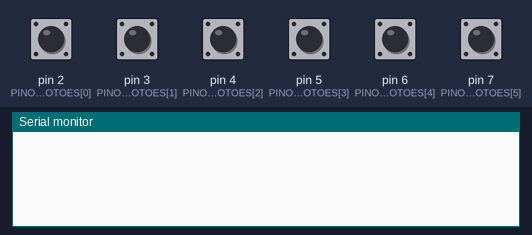
Simulated run of this sketch. Board: SparkFun Pro Micro, built with avr-gcc and run on an emulated ATmega32U4. Parts: the last lines printed to the serial monitor. Inputs (shaded band) come from the test bench; at power-on: pin 2 (PINOS_BOTOES[0]), pin 3 (PINOS_BOTOES[1]), pin 4 (PINOS_BOTOES[2]), pin 5 (PINOS_BOTOES[3]), pin 6 (PINOS_BOTOES[4]), pin 7 (PINOS_BOTOES[5]) HIGH.

Above: at 1.2 s.
1.3 s: pin 2 (PINOS_BOTOES[0]) pulled LOW for 0.15 s
At 1.8 s:
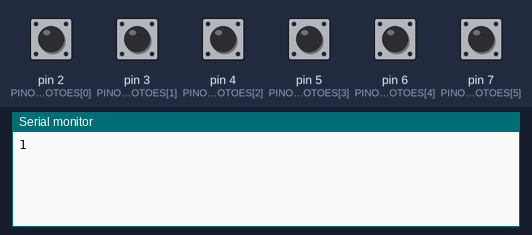
2.9 s: pin 3 (PINOS_BOTOES[1]) pulled LOW for 0.15 s
At 4.2 s:
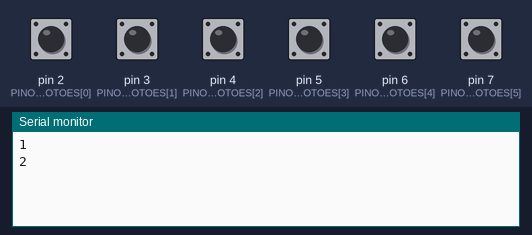
4.5 s: pin 4 (PINOS_BOTOES[2]) pulled LOW for 0.15 s
At 5.5 s:
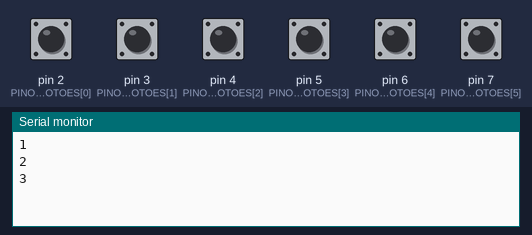
6.1 s: pin 5 (PINOS_BOTOES[3]) pulled LOW for 0.15 s
At 6.6 s:
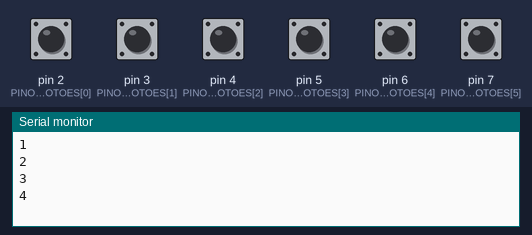
7.7 s: pin 6 (PINOS_BOTOES[4]) pulled LOW for 0.15 s
At 9.0 s:
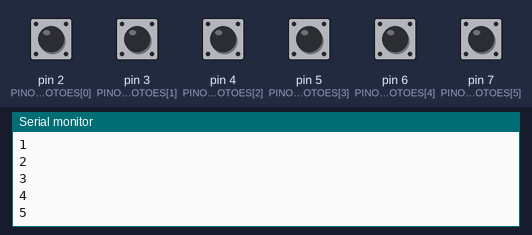
9.3 s: pin 7 (PINOS_BOTOES[5]) pulled LOW for 0.15 s
At 10.3 s:
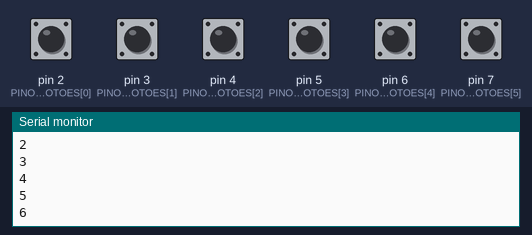
Timing chart, 0 to 11.9 s (numbered marks = the images above; inputs shaded):
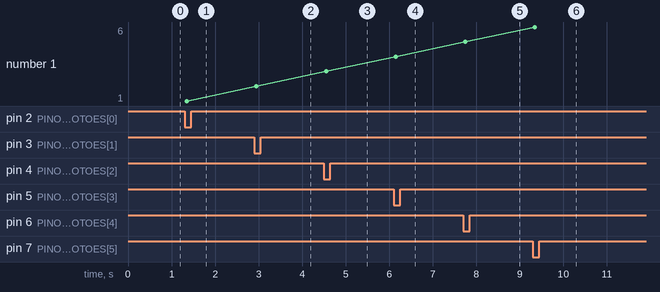

Measured:
- after the input at 1.3 s, the serial monitor: prints a new line after 0.05 s (image 1)
- after the input at 2.9 s, the serial monitor: prints a new line after 0.05 s (image 2)
- after the input at 4.5 s, the serial monitor: prints a new line after 0.05 s (image 3)
- after the input at 6.1 s, the serial monitor: prints a new line after 0.05 s (image 4)
- after the input at 7.7 s, the serial monitor: prints a new line after 0.05 s (image 5)
- after the input at 9.3 s, the serial monitor: prints a new line after 0.05 s (image 6)
- plotted number 1: 1 → 2 after the input at 2.9 s, 2 → 3 after the input at 4.5 s, 3 → 4 after the input at 6.1 s, 4 → 5 after the input at 7.7 s, 5 → 6 after the input at 9.3 s

The sketch:

totem_botoes.ino
```cpp
/*
  ============================================================
  TOTEM DE TURISMO - RECIFE
  Leitura de 6 botões físicos com debounce por software (millis)
  ============================================================

  Escolha a abordagem alterando a constante ABORDAGEM abaixo:

    ABORDAGEM 1 -> Comunicação Serial (qualquer placa: Uno, Nano, Mega,
                   Pro Micro, Leonardo...). Envia "1", "2" ... "6" + quebra
                   de linha. Ideal para Web Serial API, Python ou Node.

    ABORDAGEM 2 -> Teclado USB HID (SOMENTE placas ATmega32U4:
                   Pro Micro, Leonardo, Micro). O Arduino é reconhecido
                   como um teclado e digita as teclas '1' a '6'.

  Ligação: cada botão entre o pino digital e o GND.
  Usamos o resistor de PULL-UP interno (INPUT_PULLUP):
    - Botão solto      -> pino lê HIGH
    - Botão pressionado -> pino lê LOW
*/

// =====================  CONFIGURAÇÃO  =====================
#define ABORDAGEM 1   // 1 = Serial (Web Serial, padrão, funciona em qualquer placa) | 2 = Teclado USB HID

#if ABORDAGEM == 2
  #if !defined(USBCON)
    #error "ABORDAGEM 2 (teclado USB) só funciona em Leonardo/Pro Micro/Micro. Em Uno, Nano ou Mega use ABORDAGEM 1."
  #endif
  #include <Keyboard.h>   // Só compila em placas ATmega32U4
#endif

const uint8_t NUM_BOTOES = 6;

// Pinos digitais usados (botão 1 -> pino 2, botão 2 -> pino 3, ...)
const uint8_t PINOS_BOTOES[NUM_BOTOES] = {2, 3, 4, 5, 6, 7};

// Tempo mínimo (ms) que o sinal precisa ficar estável para ser aceito
const unsigned long TEMPO_DEBOUNCE = 50;

// =====================  VARIÁVEIS DE ESTADO  =====================
bool ultimaLeitura[NUM_BOTOES];               // última leitura bruta do pino
bool estadoEstavel[NUM_BOTOES];               // estado já "validado" (sem ruído)
unsigned long ultimoTempoMudanca[NUM_BOTOES]; // quando a leitura bruta mudou pela última vez

// =====================  AÇÃO AO PRESSIONAR  =====================
// Recebe o identificador do botão (1 a 6) e envia conforme a abordagem
void botaoPressionado(uint8_t id) {
#if ABORDAGEM == 1
  // ---------- ABORDAGEM A: SERIAL ----------
  // Envia o número do botão seguido de quebra de linha (\r\n).
  // Exemplo de saída: "3"
  Serial.println(id);

#elif ABORDAGEM == 2
  // ---------- ABORDAGEM B: TECLADO HID ----------
  // '0' + id converte o número em caractere: 1 -> '1', 2 -> '2', ...
  Keyboard.write('0' + id);
#endif
}

// =====================  SETUP  =====================
void setup() {
  for (uint8_t i = 0; i < NUM_BOTOES; i++) {
    pinMode(PINOS_BOTOES[i], INPUT_PULLUP);   // ativa o pull-up interno
    ultimaLeitura[i] = HIGH;                  // em repouso o pino fica em HIGH
    estadoEstavel[i] = HIGH;
    ultimoTempoMudanca[i] = 0;
  }

#if ABORDAGEM == 1
  Serial.begin(9600);   // Use a mesma velocidade (baud rate) no lado web/desktop
#elif ABORDAGEM == 2
  Keyboard.begin();     // Inicia a emulação de teclado USB
#endif
}

// =====================  LOOP PRINCIPAL  =====================
void loop() {
  unsigned long agora = millis();

  for (uint8_t i = 0; i < NUM_BOTOES; i++) {
    bool leitura = digitalRead(PINOS_BOTOES[i]);

    // 1) Se a leitura mudou (pode ser ruído ou aperto real), reinicia o cronômetro
    if (leitura != ultimaLeitura[i]) {
      ultimoTempoMudanca[i] = agora;
      ultimaLeitura[i] = leitura;
    }

    // 2) Se o sinal ficou estável por mais que TEMPO_DEBOUNCE...
    if ((agora - ultimoTempoMudanca[i]) > TEMPO_DEBOUNCE) {

      // 3) ...e é diferente do estado já validado, houve uma mudança real
      if (leitura != estadoEstavel[i]) {
        estadoEstavel[i] = leitura;

        // 4) LOW = botão pressionado (pull-up). Só age no APERTAR,
        //    não ao soltar, evitando envio duplo.
        if (leitura == LOW) {
          botaoPressionado(i + 1);   // identificador de 1 a 6
        }
      }
    }
  }
}
```
